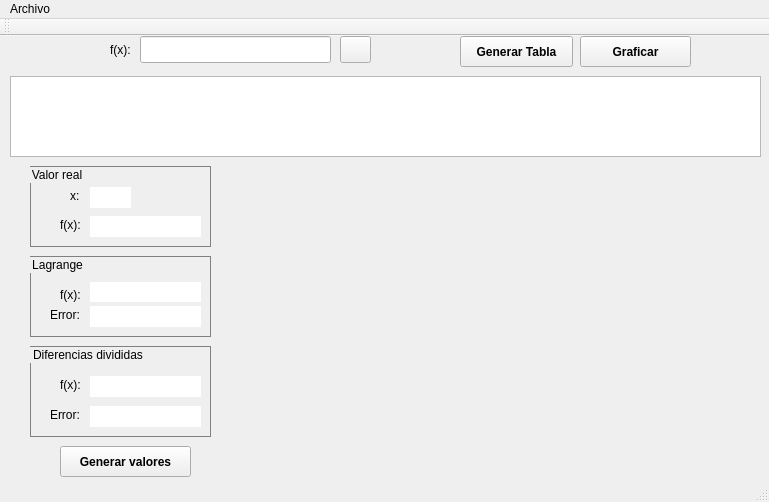
<?xml version="1.0" encoding="UTF-8"?>
<ui version="4.0">
 <class>MainWindow</class>
 <widget class="QMainWindow" name="MainWindow">
  <property name="windowModality">
   <enum>Qt::WindowModal</enum>
  </property>
  <property name="enabled">
   <bool>true</bool>
  </property>
  <property name="geometry">
   <rect>
    <x>0</x>
    <y>0</y>
    <width>769</width>
    <height>502</height>
   </rect>
  </property>
  <property name="maximumSize">
   <size>
    <width>769</width>
    <height>502</height>
   </size>
  </property>
  <property name="cursor">
   <cursorShape>PointingHandCursor</cursorShape>
  </property>
  <property name="windowTitle">
   <string>Aproximacion Polinomial</string>
  </property>
  <widget class="QWidget" name="centralWidget">
   <widget class="QPushButton" name="pushButton">
    <property name="geometry">
     <rect>
      <x>460</x>
      <y>0</y>
      <width>113</width>
      <height>31</height>
     </rect>
    </property>
    <property name="font">
     <font>
      <weight>75</weight>
      <bold>true</bold>
     </font>
    </property>
    <property name="text">
     <string>Generar Tabla</string>
    </property>
   </widget>
   <widget class="QLineEdit" name="lineEdit">
    <property name="geometry">
     <rect>
      <x>140</x>
      <y>0</y>
      <width>191</width>
      <height>27</height>
     </rect>
    </property>
    <property name="inputMask">
     <string/>
    </property>
   </widget>
   <widget class="QTableWidget" name="tableWidget">
    <property name="geometry">
     <rect>
      <x>10</x>
      <y>40</y>
      <width>751</width>
      <height>81</height>
     </rect>
    </property>
   </widget>
   <widget class="QLabel" name="label_10">
    <property name="geometry">
     <rect>
      <x>110</x>
      <y>0</y>
      <width>41</width>
      <height>27</height>
     </rect>
    </property>
    <property name="font">
     <font>
      <weight>50</weight>
      <bold>false</bold>
     </font>
    </property>
    <property name="text">
     <string>f(x):</string>
    </property>
   </widget>
   <widget class="QPushButton" name="pushButton_2">
    <property name="geometry">
     <rect>
      <x>60</x>
      <y>410</y>
      <width>131</width>
      <height>31</height>
     </rect>
    </property>
    <property name="font">
     <font>
      <weight>75</weight>
      <bold>true</bold>
     </font>
    </property>
    <property name="text">
     <string>Generar valores</string>
    </property>
   </widget>
   <widget class="QPushButton" name="pushButton_3">
    <property name="geometry">
     <rect>
      <x>580</x>
      <y>0</y>
      <width>111</width>
      <height>31</height>
     </rect>
    </property>
    <property name="font">
     <font>
      <weight>75</weight>
      <bold>true</bold>
     </font>
    </property>
    <property name="text">
     <string>Graficar</string>
    </property>
   </widget>
   <widget class="QCustomPlot" name="widget" native="true">
    <property name="geometry">
     <rect>
      <x>230</x>
      <y>130</y>
      <width>531</width>
      <height>301</height>
     </rect>
    </property>
   </widget>
   <widget class="QGroupBox" name="groupBox_3">
    <property name="geometry">
     <rect>
      <x>30</x>
      <y>220</y>
      <width>181</width>
      <height>81</height>
     </rect>
    </property>
    <property name="styleSheet">
     <string notr="true">border: 1px solid gray;</string>
    </property>
    <property name="title">
     <string>Lagrange</string>
    </property>
    <widget class="QLabel" name="label_12">
     <property name="geometry">
      <rect>
       <x>30</x>
       <y>30</y>
       <width>31</width>
       <height>17</height>
      </rect>
     </property>
     <property name="font">
      <font>
       <weight>50</weight>
       <bold>false</bold>
      </font>
     </property>
     <property name="styleSheet">
      <string notr="true">border: none;</string>
     </property>
     <property name="text">
      <string>f(x):</string>
     </property>
    </widget>
    <widget class="QLineEdit" name="lineEdit_8">
     <property name="enabled">
      <bool>false</bool>
     </property>
     <property name="geometry">
      <rect>
       <x>60</x>
       <y>26</y>
       <width>111</width>
       <height>20</height>
      </rect>
     </property>
     <property name="styleSheet">
      <string notr="true">border: none;</string>
     </property>
    </widget>
    <widget class="QGroupBox" name="groupBox_4">
     <property name="geometry">
      <rect>
       <x>70</x>
       <y>80</y>
       <width>241</width>
       <height>81</height>
      </rect>
     </property>
     <property name="title">
      <string>Valor real</string>
     </property>
     <widget class="QLabel" name="label_14">
      <property name="geometry">
       <rect>
        <x>50</x>
        <y>20</y>
        <width>31</width>
        <height>17</height>
       </rect>
      </property>
      <property name="font">
       <font>
        <weight>75</weight>
        <bold>true</bold>
       </font>
      </property>
      <property name="text">
       <string>f(x):</string>
      </property>
     </widget>
     <widget class="QLineEdit" name="lineEdit_9">
      <property name="enabled">
       <bool>true</bool>
      </property>
      <property name="geometry">
       <rect>
        <x>110</x>
        <y>40</y>
        <width>41</width>
        <height>21</height>
       </rect>
      </property>
     </widget>
     <widget class="QLabel" name="label_15">
      <property name="geometry">
       <rect>
        <x>70</x>
        <y>40</y>
        <width>16</width>
        <height>17</height>
       </rect>
      </property>
      <property name="font">
       <font>
        <weight>75</weight>
        <bold>true</bold>
       </font>
      </property>
      <property name="text">
       <string>x:</string>
      </property>
     </widget>
     <widget class="QLineEdit" name="lineEdit_10">
      <property name="enabled">
       <bool>true</bool>
      </property>
      <property name="geometry">
       <rect>
        <x>110</x>
        <y>20</y>
        <width>41</width>
        <height>21</height>
       </rect>
      </property>
     </widget>
    </widget>
    <widget class="QLabel" name="label_13">
     <property name="geometry">
      <rect>
       <x>20</x>
       <y>50</y>
       <width>51</width>
       <height>17</height>
      </rect>
     </property>
     <property name="font">
      <font>
       <weight>50</weight>
       <bold>false</bold>
      </font>
     </property>
     <property name="styleSheet">
      <string notr="true">border: none;</string>
     </property>
     <property name="text">
      <string>Error:</string>
     </property>
    </widget>
    <widget class="QLineEdit" name="lineEdit_11">
     <property name="enabled">
      <bool>false</bool>
     </property>
     <property name="geometry">
      <rect>
       <x>60</x>
       <y>50</y>
       <width>111</width>
       <height>21</height>
      </rect>
     </property>
     <property name="styleSheet">
      <string notr="true">border: none;</string>
     </property>
    </widget>
   </widget>
   <widget class="QGroupBox" name="groupBox">
    <property name="geometry">
     <rect>
      <x>30</x>
      <y>130</y>
      <width>181</width>
      <height>81</height>
     </rect>
    </property>
    <property name="font">
     <font>
      <weight>50</weight>
      <bold>false</bold>
     </font>
    </property>
    <property name="styleSheet">
     <string notr="true">border: 1px solid gray;</string>
    </property>
    <property name="title">
     <string>Valor real</string>
    </property>
    <property name="flat">
     <bool>false</bool>
    </property>
    <property name="checkable">
     <bool>false</bool>
    </property>
    <widget class="QLabel" name="label_3">
     <property name="geometry">
      <rect>
       <x>40</x>
       <y>20</y>
       <width>20</width>
       <height>20</height>
      </rect>
     </property>
     <property name="font">
      <font>
       <weight>50</weight>
       <bold>false</bold>
      </font>
     </property>
     <property name="styleSheet">
      <string notr="true">border: none;</string>
     </property>
     <property name="text">
      <string>x:</string>
     </property>
    </widget>
    <widget class="QGroupBox" name="groupBox_2">
     <property name="geometry">
      <rect>
       <x>70</x>
       <y>80</y>
       <width>241</width>
       <height>81</height>
      </rect>
     </property>
     <property name="title">
      <string>Valor real</string>
     </property>
     <widget class="QLabel" name="label_9">
      <property name="geometry">
       <rect>
        <x>50</x>
        <y>20</y>
        <width>31</width>
        <height>17</height>
       </rect>
      </property>
      <property name="font">
       <font>
        <weight>75</weight>
        <bold>true</bold>
       </font>
      </property>
      <property name="text">
       <string>f(x):</string>
      </property>
     </widget>
     <widget class="QLineEdit" name="lineEdit_5">
      <property name="enabled">
       <bool>true</bool>
      </property>
      <property name="geometry">
       <rect>
        <x>110</x>
        <y>40</y>
        <width>41</width>
        <height>21</height>
       </rect>
      </property>
     </widget>
     <widget class="QLabel" name="label_11">
      <property name="geometry">
       <rect>
        <x>70</x>
        <y>40</y>
        <width>16</width>
        <height>17</height>
       </rect>
      </property>
      <property name="font">
       <font>
        <weight>75</weight>
        <bold>true</bold>
       </font>
      </property>
      <property name="text">
       <string>x:</string>
      </property>
     </widget>
     <widget class="QLineEdit" name="lineEdit_6">
      <property name="enabled">
       <bool>true</bool>
      </property>
      <property name="geometry">
       <rect>
        <x>110</x>
        <y>20</y>
        <width>41</width>
        <height>21</height>
       </rect>
      </property>
     </widget>
    </widget>
    <widget class="QLabel" name="label_4">
     <property name="geometry">
      <rect>
       <x>30</x>
       <y>50</y>
       <width>31</width>
       <height>17</height>
      </rect>
     </property>
     <property name="font">
      <font>
       <weight>50</weight>
       <bold>false</bold>
      </font>
     </property>
     <property name="styleSheet">
      <string notr="true">border: none;</string>
     </property>
     <property name="text">
      <string>f(x):</string>
     </property>
    </widget>
    <widget class="QLineEdit" name="lineEdit_3">
     <property name="enabled">
      <bool>false</bool>
     </property>
     <property name="geometry">
      <rect>
       <x>60</x>
       <y>50</y>
       <width>111</width>
       <height>21</height>
      </rect>
     </property>
     <property name="styleSheet">
      <string notr="true">border: none;</string>
     </property>
    </widget>
    <widget class="QLineEdit" name="lineEdit_4">
     <property name="enabled">
      <bool>true</bool>
     </property>
     <property name="geometry">
      <rect>
       <x>60</x>
       <y>21</y>
       <width>41</width>
       <height>21</height>
      </rect>
     </property>
     <property name="styleSheet">
      <string notr="true">border: none;</string>
     </property>
    </widget>
    <zorder>groupBox_2</zorder>
    <zorder>label_4</zorder>
    <zorder>lineEdit_3</zorder>
    <zorder>lineEdit_4</zorder>
    <zorder>label_3</zorder>
   </widget>
   <widget class="QGroupBox" name="groupBox_5">
    <property name="geometry">
     <rect>
      <x>30</x>
      <y>310</y>
      <width>181</width>
      <height>91</height>
     </rect>
    </property>
    <property name="font">
     <font>
      <weight>50</weight>
      <bold>false</bold>
     </font>
    </property>
    <property name="styleSheet">
     <string notr="true">border: 1px solid gray;</string>
    </property>
    <property name="title">
     <string>Diferencias divididas</string>
    </property>
    <widget class="QLabel" name="label_16">
     <property name="geometry">
      <rect>
       <x>30</x>
       <y>30</y>
       <width>31</width>
       <height>17</height>
      </rect>
     </property>
     <property name="font">
      <font>
       <weight>50</weight>
       <bold>false</bold>
      </font>
     </property>
     <property name="styleSheet">
      <string notr="true">border: none;</string>
     </property>
     <property name="text">
      <string>f(x):</string>
     </property>
    </widget>
    <widget class="QLineEdit" name="lineEdit_12">
     <property name="enabled">
      <bool>false</bool>
     </property>
     <property name="geometry">
      <rect>
       <x>60</x>
       <y>30</y>
       <width>111</width>
       <height>21</height>
      </rect>
     </property>
     <property name="styleSheet">
      <string notr="true">border: none;</string>
     </property>
    </widget>
    <widget class="QLabel" name="label_19">
     <property name="geometry">
      <rect>
       <x>20</x>
       <y>60</y>
       <width>51</width>
       <height>17</height>
      </rect>
     </property>
     <property name="font">
      <font>
       <weight>50</weight>
       <bold>false</bold>
      </font>
     </property>
     <property name="styleSheet">
      <string notr="true">border: none;
</string>
     </property>
     <property name="text">
      <string>Error:</string>
     </property>
    </widget>
    <widget class="QLineEdit" name="lineEdit_15">
     <property name="enabled">
      <bool>false</bool>
     </property>
     <property name="geometry">
      <rect>
       <x>60</x>
       <y>60</y>
       <width>111</width>
       <height>21</height>
      </rect>
     </property>
     <property name="styleSheet">
      <string notr="true">border: none;</string>
     </property>
    </widget>
   </widget>
   <widget class="QPushButton" name="pushButton_4">
    <property name="geometry">
     <rect>
      <x>340</x>
      <y>0</y>
      <width>31</width>
      <height>27</height>
     </rect>
    </property>
    <property name="text">
     <string/>
    </property>
    <property name="icon">
     <iconset>
      <normaloff>explorador-de-archivos-icono-6698-32.png</normaloff>explorador-de-archivos-icono-6698-32.png</iconset>
    </property>
   </widget>
   <zorder>groupBox</zorder>
   <zorder>pushButton</zorder>
   <zorder>lineEdit</zorder>
   <zorder>tableWidget</zorder>
   <zorder>label_10</zorder>
   <zorder>pushButton_2</zorder>
   <zorder>pushButton_3</zorder>
   <zorder>widget</zorder>
   <zorder>groupBox_3</zorder>
   <zorder>groupBox_5</zorder>
   <zorder>pushButton_4</zorder>
  </widget>
  <widget class="QMenuBar" name="menuBar">
   <property name="geometry">
    <rect>
     <x>0</x>
     <y>0</y>
     <width>769</width>
     <height>25</height>
    </rect>
   </property>
   <widget class="QMenu" name="menuArchivo">
    <property name="title">
     <string>Archivo</string>
    </property>
    <addaction name="actionImportar_archivo"/>
   </widget>
   <addaction name="menuArchivo"/>
  </widget>
  <widget class="QToolBar" name="mainToolBar">
   <attribute name="toolBarArea">
    <enum>TopToolBarArea</enum>
   </attribute>
   <attribute name="toolBarBreak">
    <bool>false</bool>
   </attribute>
  </widget>
  <widget class="QStatusBar" name="statusBar"/>
  <action name="actionImportar_archivo">
   <property name="text">
    <string>Importar archivo</string>
   </property>
  </action>
 </widget>
 <layoutdefault spacing="6" margin="11"/>
 <customwidgets>
  <customwidget>
   <class>QCustomPlot</class>
   <extends>QWidget</extends>
   <header>qcustomplot.h</header>
   <container>1</container>
  </customwidget>
 </customwidgets>
 <resources/>
 <connections/>
</ui>
